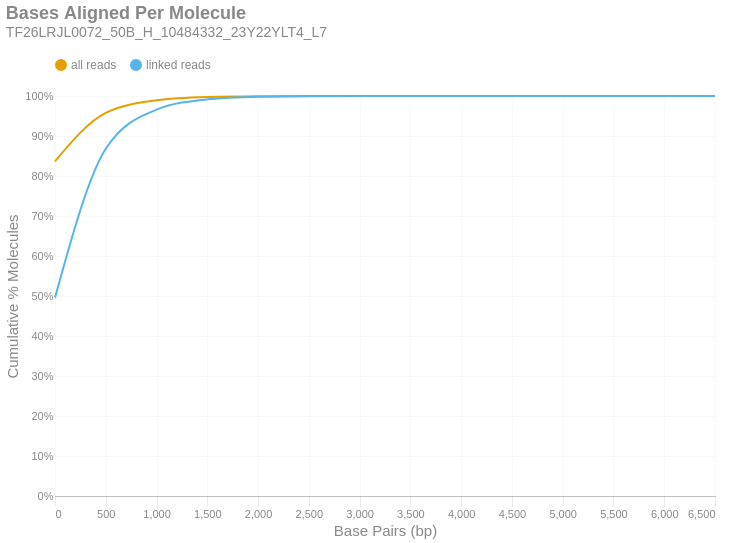

Here is the notebook cell this chart was saved with:
### Markdown cell above
### Bases Aligned Per Molecule
This is a cumulative frequency distribution showing the number of base pairs aligned per unique molecule. These data are shown in 500 bp bins. There are two distributions: one with `all reads` (yellow) and another with only `linked reads` (blue). The percent of molecules in the `linked reads` distribution is relative to the total number of linked molecules.

### Code cell
if SKIPLR:
    print_html(f"Skipped")
else:
    binned_df = consolidated_hist(valids['aligned_bp'], mask, 500, True)
    with SafeRender(binned_df):
        (
            density_plot(binned_df, 'Bases Aligned Per Molecule', samplename, 'basesper')
            .encode(
                x=alt.X('bin:Q', title="Base Pairs (bp)").axis(tickMinStep=500).scale(padding=0),
                y=alt.Y('value:Q', title='Cumulative % Molecules')
                    .axis(format='%')
                    .scale(domain = [0,1])
                    .stack(False),
                color=alt.Color("key:N").scale(domain = ["all reads", "linked reads"]),
                tooltip = [
                    alt.Tooltip("key:N", title = "Data Type"),
                    alt.Tooltip("range_label:N", title="Bases Aligned Per Molecule"),
                    alt.Tooltip("value:Q", format = ".2%", title="% Molecules (Cum.)")
                ]
            )
        ).display()

### Figure 1 — Vega-Lite specification as saved in the notebook (floating-point values rounded to 4 significant figures)
{"width": "container", "height": 400, "config": {"title": {"anchor": "start", "dy": -15, "fontSize": 18, "color": "#888888", "subtitleColor": "#888888", "subtitleFontSize": 14}, "arc": {"fill": "#0072B2"}, "axis": {"domainColor": "#888888", "domainWidth": 0.5, "gridWidth": 0.2, "grid": false, "titleFontWeight": 400, "titleFontSize": 15, "labelFontSize": 11, "labelColor": "#888888", "tickColor": "#888888", "tickWidth": 0.2, "titleColor": "#888888"}, "axisBand": {"grid": false}, "axisX": {"grid": true, "tickSize": 10, "domainCap": "round"}, "axisY": {"domain": false, "grid": true, "tickSize": 0, "domainCap": "round"}, "background": "transparent", "header": {"labelFontSize": 15, "labelColor": "#888888", "titleFontSize": 15, "titleFontWeight": 600, "titleColor": "#888888"}, "legend": {"labelFont": "sans-serif", "labelFontSize": 12, "labelColor": "#888888", "symbolSize": 100, "symbolType": "circle", "titleFontSize": 12, "titlePadding": 10, "titleColor": "#888888", "title": null, "orient": "top"}, "range": {"category": ["#E69F00", "#56B4E9", "#009E73", "#F0E442", "#0072B2", "#D55E00", "#CC79A7", "#000000"], "diverging": ["#cfe8f3", "#a2d4ec", "#73bfe2", "#46abdb", "#1696d2", "#12719e"]}, "area": {"fill": "#0072B2", "fillOpacity": 0.7, "line": true, "strokeOpacity": 0.7}, "line": {"color": "#0072B2", "stroke": "#0072B2", "strokeWidth": 2}, "trail": {"color": "#0072B2", "stroke": "#0072B2", "strokeWidth": 0, "size": 1}, "point": {"filled": true, "fillOpacity": 1.0, "size": 95}, "text": {"color": "#888888", "fontSize": 11, "align": "right", "fontWeight": 400, "size": 11}, "bar": {"fill": "#0072B2", "stroke": null}, "view": {"stroke": null, "continuousWidth": 660, "continuousHeight": 400}}, "data": {"name": "data-708f2fdc3e36ee8eaf301d8f53c63537"}, "mark": {"type": "line", "interpolate": "monotone", "point": {"opacity": 0, "size": 275}}, "encoding": {"color": {"field": "key", "scale": {"domain": ["all reads", "linked reads"]}, "type": "nominal"}, "tooltip": [{"field": "key", "title": "Data Type", "type": "nominal"}, {"field": "range_label", "title": "Bases Aligned Per Molecule", "type": "nominal"}, {"field": "value", "format": ".2%", "title": "% Molecules (Cum.)", "type": "quantitative"}], "x": {"axis": {"tickMinStep": 500}, "field": "bin", "scale": {"padding": 0}, "title": "Base Pairs (bp)", "type": "quantitative"}, "y": {"axis": {"format": "%"}, "field": "value", "scale": {"domain": [0, 1]}, "stack": false, "title": "Cumulative % Molecules", "type": "quantitative"}}, "params": [{"name": "param_c36ac31b6afebe62", "select": {"type": "point", "fields": ["key"]}, "bind": "legend"}], "title": {"text": "Bases Aligned Per Molecule", "subtitle": "TF26LRJL0072_50B_H_10484332_23Y22YLT4_L7"}, "transform": [{"fold": ["all reads (cumsum)", "linked reads (cumsum)"]}, {"calculate": "replace(datum.key, ' (cumsum)', '')", "as": "key"}, {"filter": {"param": "param_c36ac31b6afebe62"}}], "usermeta": {"embedOptions": {"downloadFileName": "TF26LRJL0072_50B_H_10484332_23Y22YLT4_L7.basesper"}}, "$schema": "https://vega.github.io/schema/vega-lite/v6.4.1.json", "datasets": {"data-708f2fdc3e36ee8eaf301d8f53c63537": [{"bin": "0.0", "interval": "0.0-500.0", "all reads": 0.8367, "linked reads": 0.4959, "all reads (cumsum)": 0.8367, "linked reads (cumsum)": 0.4959, "range_label": "0-499"}, {"bin": "500.0", "interval": "500.0-1000.0", "all reads": 0.1212, "linked reads": 0.3722, "all reads (cumsum)": 0.9579, "linked reads (cumsum)": 0.8681, "range_label": "500-999"}, {"bin": "1000.0", "interval": "1000.0-1500.0", "all reads": 0.03122, "linked reads": 0.09781, "all reads (cumsum)": 0.9891, "linked reads (cumsum)": 0.9659, "range_label": "1000-1499"}, {"bin": "1500.0", "interval": "1500.0-2000.0", "all reads": 0.008203, "linked reads": 0.02572, "all reads (cumsum)": 0.9973, "linked reads (cumsum)": 0.9916, "range_label": "1500-1999"}, {"bin": "2000.0", "interval": "2000.0-2500.0", "all reads": 0.002077, "linked reads": 0.006513, "all reads (cumsum)": 0.9994, "linked reads (cumsum)": 0.9982, "range_label": "2000-2499"}, {"bin": "2500.0", "interval": "2500.0-3000.0", "all reads": 0.0004407, "linked reads": 0.001382, "all reads (cumsum)": 0.9999, "linked reads (cumsum)": 0.9995, "range_label": "2500-2999"}, {"bin": "3000.0", "interval": "3000.0-3500.0", "all reads": 0.0001082, "linked reads": 0.0003394, "all reads (cumsum)": 1.0, "linked reads (cumsum)": 0.9999, "range_label": "3000-3499"}, {"bin": "3500.0", "interval": "3500.0-4000.0", "all reads": 2.905e-05, "linked reads": 9.112e-05, "all reads (cumsum)": 1.0, "linked reads (cumsum)": 1.0, "range_label": "3500-3999"}, {"bin": "4000.0", "interval": "4000.0-4500.0", "all reads": 7.801e-06, "linked reads": 2.447e-05, "all reads (cumsum)": 1.0, "linked reads (cumsum)": 1.0, "range_label": "4000-4499"}, {"bin": "4500.0", "interval": "4500.0-5000.0", "all reads": 1.345e-06, "linked reads": 4.218e-06, "all reads (cumsum)": 1.0, "linked reads (cumsum)": 1.0, "range_label": "4500-4999"}, {"bin": "5000.0", "interval": "5000.0-5500.0", "all reads": 1.793e-07, "linked reads": 5.625e-07, "all reads (cumsum)": 1.0, "linked reads (cumsum)": 1.0, "range_label": "5000-5499"}, {"bin": "5500.0", "interval": "5500.0-6000.0", "all reads": 8.967e-08, "linked reads": 2.812e-07, "all reads (cumsum)": 1.0, "linked reads (cumsum)": 1.0, "range_label": "5500-5999"}, {"bin": "6000.0", "interval": "6000.0-6500.0", "all reads": 0.0, "linked reads": 0.0, "all reads (cumsum)": 1.0, "linked reads (cumsum)": 1.0, "range_label": "6000-6499"}, {"bin": "6500.0", "interval": "6500.0-7000.0", "all reads": 8.967e-08, "linked reads": 2.812e-07, "all reads (cumsum)": 1.0, "linked reads (cumsum)": 1.0, "range_label": "6500-6999"}]}}
